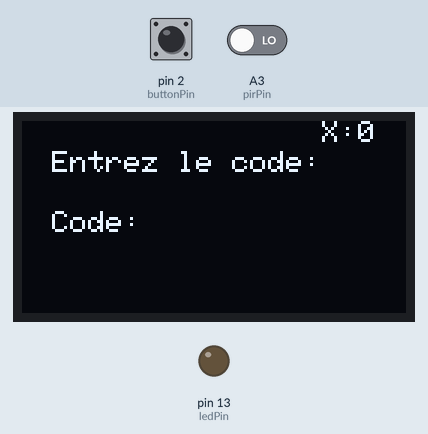
The sketch below on a simulated Arduino Uno, built with avr-gcc and run on an emulated ATmega328P. Parts: 128×64 one-colour display, output pins drawn as LEDs (lit = HIGH). Inputs (shaded band) come from the test bench; at power-on: pin 2 (buttonPin) HIGH, A3 (pirPin) LOW. What the sketch prints to the serial monitor is not drawn.

Above: at 1.2 s.
1.3 s: pin 2 (buttonPin) pulled LOW for 0.15 s
At 2.6 s:
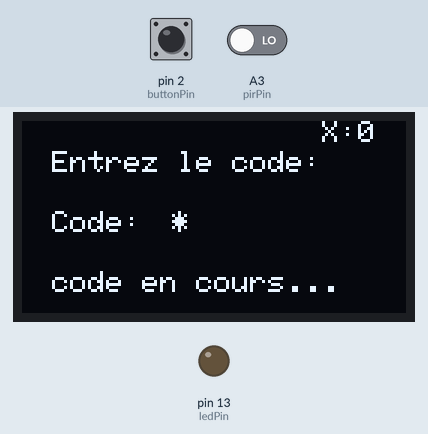
2.9 s: pin 2 (buttonPin) pulled LOW for 1 s
At 4.1 s:
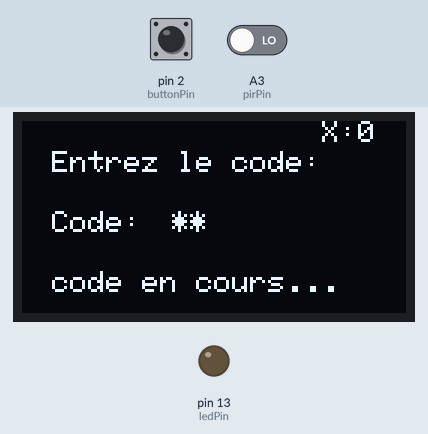
5.4 s: pin 2 (buttonPin) pulled LOW for 3.2 s
At 9.3 s:
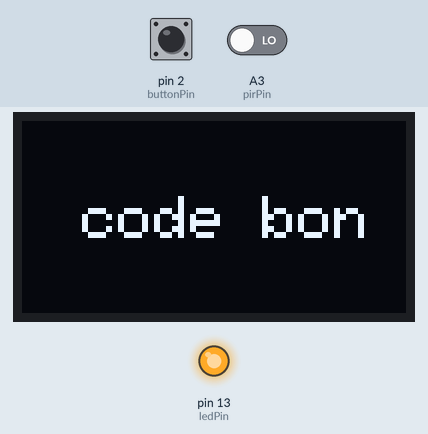
11.6 s: pin 2 (buttonPin) pulled LOW for 0.15 s
At 12.9 s:
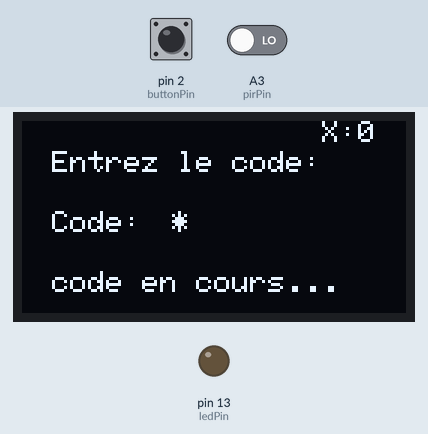
13.2 s: A3 (pirPin) driven HIGH
16.2 s: pin 2 (buttonPin) pulled LOW for 0.15 s
At 19.3 s:
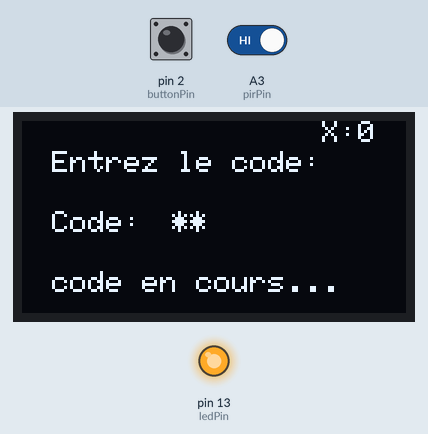
Timing chart, 0 to 20.8 s (numbered marks = the images above; inputs shaded):
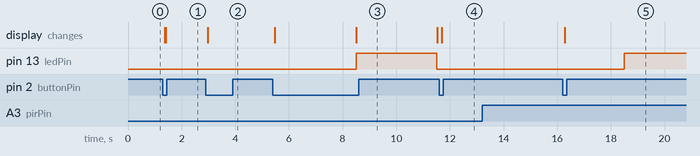

The sketch:

oled_sensor_btn.ino
```cpp
#include <Adafruit_GFX.h>
#include <Adafruit_SSD1306.h>
#include <SPI.h>

// OLED config
#define SCREEN_WIDTH 128
#define SCREEN_HEIGHT 64
#define OLED_DC     9
#define OLED_CS     10
#define OLED_RESET  8
Adafruit_SSD1306 display(SCREEN_WIDTH, SCREEN_HEIGHT, &SPI, OLED_DC, OLED_RESET, OLED_CS);

// Bouton & LED classique
const int buttonPin = 2;
const int ledPin = 13;

// Capteur PIR
const int pirPin = A3;
bool pirActive = true;
unsigned long pirDeactivateTime = 0;
const unsigned long pirDeactivateDuration = 10000;

int buttonState = HIGH;
int lastButtonState = HIGH;
int pressCount = 0;
unsigned long buttonPressStartTime = 0;
unsigned long codeStartTime = 0;
bool codeValid = false;
unsigned long debounceDelay = 50;
unsigned long lastDebounceTime = 0;
int failedAttempts = 0;

void setup() {
  Serial.begin(9600);
  pinMode(buttonPin, INPUT_PULLUP);
  pinMode(ledPin, OUTPUT);
  pinMode(pirPin, INPUT);

  display.begin();
  display.setTextColor(WHITE);
  resetDisplay("");
  Serial.println("Système prêt. Entrez le code.");
}

void loop() {
  // Réactivation du PIR après désactivation temporaire
  if (!pirActive && (millis() - pirDeactivateTime >= pirDeactivateDuration)) {
    pirActive = true;
    Serial.println("PIR réactivé");
  }

  // Si code correct
  if (codeValid) {
    failedAttempts = 0;
    digitalWrite(ledPin, HIGH); // LED allumée

    pirActive = false;
    pirDeactivateTime = millis();

    delay(3000);
    digitalWrite(ledPin, LOW);
    codeValid = false;
    resetDisplay("");
    return;
  }

  // Lecture capteur PIR si actif
  bool presenceDetected = false;
  if (pirActive) {
    int presence = digitalRead(pirPin);
    if (presence == HIGH) {
      presenceDetected = true;
      Serial.println("Présence détectée !");
      digitalWrite(ledPin, HIGH); // Allume la LED en présence
    } else {
      digitalWrite(ledPin, LOW); // Éteint sinon
    }
  }

  // Lecture bouton
  int reading = digitalRead(buttonPin);

  if (reading != lastButtonState) {
    lastDebounceTime = millis();
  }

  if ((millis() - lastDebounceTime) > debounceDelay) {
    if (reading != buttonState) {
      buttonState = reading;

      if (buttonState == LOW) {
        pressCount++;
        Serial.print("Pression n°");
        Serial.println(pressCount);

        if (pressCount == 1) {
          codeStartTime = millis();
          display.setCursor(10, 50);
          display.print("code en cours...");
          display.display();
        }

        display.setCursor(50 + (pressCount - 1) * 6, 30);
        display.print("*");
        display.display();

        if (pressCount == 3) {
          buttonPressStartTime = millis();
          Serial.println("Maintenez 3 sec...");
        }
      }
    }
  }

  // Maintien bouton 3 sec après 3 pressions
  if (pressCount == 3 && buttonState == LOW) {
    if (millis() - buttonPressStartTime >= 3000) {
      codeValid = true;
      Serial.println("Code correct !");
      display.clearDisplay();
      display.setTextSize(2);
      display.setCursor(20, 25);
      display.println("code bon");
      display.display();
    }
  }

  // Si bouton relâché trop tôt après 3 pressions
  if (pressCount == 3 && buttonState == HIGH && !codeValid) {
    Serial.println("Code faux. Recommencer.");
    failedAttempts++;
    resetDisplay("Code Faux");
  }

  // Temps écoulé pour entrer le code
  if (pressCount > 0 && !codeValid && millis() - codeStartTime > 10000) {
    Serial.println("Temps écoulé. Recommencer.");
    failedAttempts++;
    resetDisplay("Trop lent !");
  }

  // Alerte intrusion après 3 échecs
  if (failedAttempts >= 3) {
    intrusionAlert();
    failedAttempts = 0;
    resetDisplay("");
    return;
  }

  lastButtonState = reading;
}

void resetDisplay(const char* message) {
  pressCount = 0;
  buttonPressStartTime = 0;
  codeStartTime = 0;

  display.clearDisplay();
  display.setTextSize(1);
  display.setCursor(10, 10);
  display.println("Entrez le code:");
  display.setCursor(10, 30);
  display.print("Code: ");

  if (strlen(message) > 0) {
    display.setCursor(10, 50);
    display.print(message);
  } else {
    display.setCursor(10, 50);
    display.print("               ");
  }

  display.setCursor(100, 0);
  display.print("X:");
  display.print(failedAttempts);

  display.display();

  if (strlen(message) > 0) {
    delay(2000);
    display.fillRect(0, 50, SCREEN_WIDTH, 14, 0);
    display.display();
  }
}

void intrusionAlert() {
  unsigned long startTime = millis();
  bool showMessage = true;

  while (millis() - startTime < 5000) {
    display.clearDisplay();
    if (showMessage) {
      display.setTextSize(1);
      display.setCursor(5, 25);
      display.println("Tentative");
      Serial.println("Code Faux");
      display.setCursor(10, 50);
      display.println("d'intrusion");
    }
    display.display();
    showMessage = !showMessage;
    delay(500);
  }
}
```

Measured:
- after the input at 1.3 s, the display: first changes after 0.08 s (image 1 shows a later state)
- after the input at 2.9 s, the display: changes after 0.08 s (image 2)
- after the input at 5.4 s, pin 13 (ledPin): LOW → HIGH after 3.1 s, → LOW 3.0 s later; the display: first changes after 0.08 s (image 3 shows a later state)
- after the input at 11.6 s, the display: changes after 0.10 s (image 4)
- after the input at 13.2 s, every drawn part: stays the same
- after the input at 16.2 s, the display: changes after 0.08 s (image 5)
